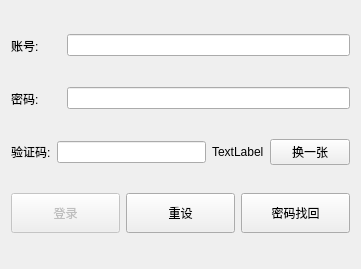
<?xml version="1.0" encoding="UTF-8"?>
<ui version="4.0">
 <class>Form</class>
 <widget class="QWidget" name="Form">
  <property name="geometry">
   <rect>
    <x>0</x>
    <y>0</y>
    <width>361</width>
    <height>269</height>
   </rect>
  </property>
  <property name="windowTitle">
   <string>聊城大学教务系统</string>
  </property>
  <layout class="QGridLayout" name="gridLayout">
   <item row="0" column="0">
    <layout class="QHBoxLayout" name="horizontalLayout">
     <item>
      <widget class="QLabel" name="label">
       <property name="minimumSize">
        <size>
         <width>50</width>
         <height>25</height>
        </size>
       </property>
       <property name="maximumSize">
        <size>
         <width>50</width>
         <height>25</height>
        </size>
       </property>
       <property name="text">
        <string>账号:</string>
       </property>
      </widget>
     </item>
     <item>
      <widget class="QLineEdit" name="account_led">
       <property name="text">
        <string></string>
       </property>
      </widget>
     </item>
    </layout>
   </item>
   <item row="1" column="0">
    <layout class="QHBoxLayout" name="horizontalLayout_2">
     <item>
      <widget class="QLabel" name="label_2">
       <property name="minimumSize">
        <size>
         <width>50</width>
         <height>25</height>
        </size>
       </property>
       <property name="maximumSize">
        <size>
         <width>50</width>
         <height>25</height>
        </size>
       </property>
       <property name="text">
        <string>密码:</string>
       </property>
      </widget>
     </item>
     <item>
      <widget class="QLineEdit" name="psw_led">
       <property name="text">
        <string></string>
       </property>
       <property name="echoMode">
        <enum>QLineEdit::Password</enum>
       </property>
      </widget>
     </item>
    </layout>
   </item>
   <item row="2" column="0">
    <layout class="QHBoxLayout" name="horizontalLayout_3">
     <item>
      <widget class="QLabel" name="label_3">
       <property name="text">
        <string>验证码:</string>
       </property>
      </widget>
     </item>
     <item>
      <widget class="QLineEdit" name="yzm_led"/>
     </item>
     <item>
      <widget class="QLabel" name="yzm_label">
       <property name="text">
        <string>TextLabel</string>
       </property>
      </widget>
     </item>
     <item>
      <widget class="QPushButton" name="replace_btn">
       <property name="text">
        <string>换一张</string>
       </property>
      </widget>
     </item>
    </layout>
   </item>
   <item row="3" column="0">
    <layout class="QHBoxLayout" name="horizontalLayout_4">
     <item>
      <widget class="QPushButton" name="login_btn">
       <property name="enabled">
        <bool>false</bool>
       </property>
       <property name="minimumSize">
        <size>
         <width>0</width>
         <height>0</height>
        </size>
       </property>
       <property name="maximumSize">
        <size>
         <width>16777215</width>
         <height>40</height>
        </size>
       </property>
       <property name="text">
        <string>登录</string>
       </property>
      </widget>
     </item>
     <item>
      <widget class="QPushButton" name="again_btn">
       <property name="maximumSize">
        <size>
         <width>16777215</width>
         <height>40</height>
        </size>
       </property>
       <property name="text">
        <string>重设</string>
       </property>
      </widget>
     </item>
     <item>
      <widget class="QPushButton" name="recover_pass_btn">
       <property name="maximumSize">
        <size>
         <width>16777215</width>
         <height>40</height>
        </size>
       </property>
       <property name="text">
        <string>密码找回</string>
       </property>
      </widget>
     </item>
    </layout>
   </item>
  </layout>
 </widget>
 <resources/>
 <connections>
  <connection>
   <sender>login_btn</sender>
   <signal>clicked()</signal>
   <receiver>Form</receiver>
   <slot>check_login()</slot>
   <hints>
    <hint type="sourcelabel">
     <x>61</x>
     <y>230</y>
    </hint>
    <hint type="destinationlabel">
     <x>84</x>
     <y>263</y>
    </hint>
   </hints>
  </connection>
  <connection>
   <sender>replace_btn</sender>
   <signal>clicked()</signal>
   <receiver>Form</receiver>
   <slot>replace_yzm()</slot>
   <hints>
    <hint type="sourcelabel">
     <x>288</x>
     <y>167</y>
    </hint>
    <hint type="destinationlabel">
     <x>338</x>
     <y>131</y>
    </hint>
   </hints>
  </connection>
  <connection>
   <sender>again_btn</sender>
   <signal>clicked()</signal>
   <receiver>Form</receiver>
   <slot>Reset_info()</slot>
   <hints>
    <hint type="sourcelabel">
     <x>181</x>
     <y>226</y>
    </hint>
    <hint type="destinationlabel">
     <x>231</x>
     <y>273</y>
    </hint>
   </hints>
  </connection>
  <connection>
   <sender>recover_pass_btn</sender>
   <signal>clicked()</signal>
   <receiver>Form</receiver>
   <slot>recover_pwd()</slot>
   <hints>
    <hint type="sourcelabel">
     <x>262</x>
     <y>231</y>
    </hint>
    <hint type="destinationlabel">
     <x>275</x>
     <y>262</y>
    </hint>
   </hints>
  </connection>
  <connection>
   <sender>account_led</sender>
   <signal>textChanged(QString)</signal>
   <receiver>Form</receiver>
   <slot>Led_is_text()</slot>
   <hints>
    <hint type="sourcelabel">
     <x>139</x>
     <y>31</y>
    </hint>
    <hint type="destinationlabel">
     <x>204</x>
     <y>72</y>
    </hint>
   </hints>
  </connection>
  <connection>
   <sender>psw_led</sender>
   <signal>textChanged(QString)</signal>
   <receiver>Form</receiver>
   <slot>Led_is_text()</slot>
   <hints>
    <hint type="sourcelabel">
     <x>97</x>
     <y>92</y>
    </hint>
    <hint type="destinationlabel">
     <x>56</x>
     <y>68</y>
    </hint>
   </hints>
  </connection>
  <connection>
   <sender>yzm_led</sender>
   <signal>textChanged(QString)</signal>
   <receiver>Form</receiver>
   <slot>Led_is_text()</slot>
   <hints>
    <hint type="sourcelabel">
     <x>128</x>
     <y>158</y>
    </hint>
    <hint type="destinationlabel">
     <x>170</x>
     <y>129</y>
    </hint>
   </hints>
  </connection>
 </connections>
 <slots>
  <slot>check_login()</slot>
  <slot>replace_yzm()</slot>
  <slot>Reset_info()</slot>
  <slot>recover_pwd()</slot>
  <slot>Led_is_text()</slot>
 </slots>
</ui>
